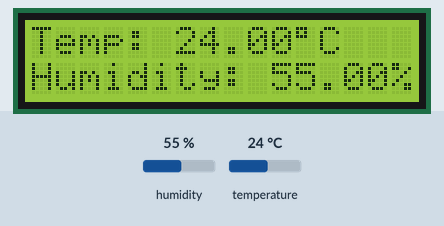
Recording of a sketch running on a simulated Arduino Uno, built with avr-gcc and run on an emulated ATmega328P. Shown: 16×2 character LCD. Inputs (shaded band) come from the test bench; at power-on: humidity 55 %, temperature 24 °C.

Above: at 1.2 s.
1.3 s: humidity set to 22 %
At 3.4 s:
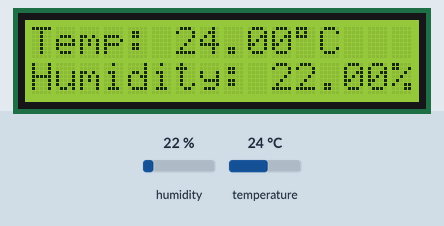
4.1 s: temperature set to 12 °C
At 4.5 s:
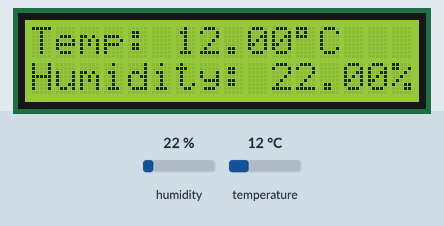
6.9 s: humidity set to 40 %
At 8.9 s:
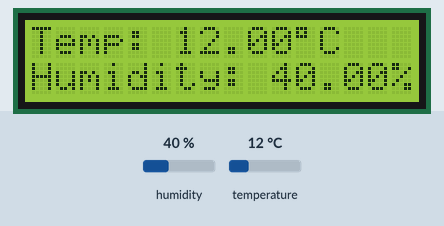
9.8 s: temperature set to 19 °C
At 11.2 s:
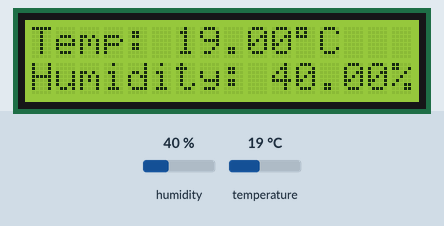
Timing chart, 0 to 12.8 s (numbered marks = the images above; inputs shaded):
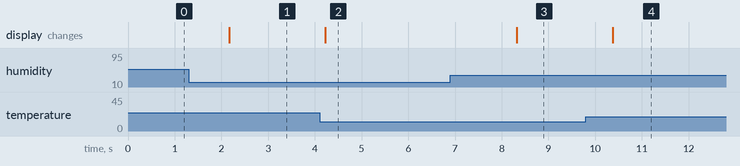

The sketch:

tempAndHumidity.ino
```cpp
#include <dht.h>
#include <Wire.h> // Library for I2C communication
#include <LiquidCrystal_I2C.h> // Library for LCD

LiquidCrystal_I2C lcd = LiquidCrystal_I2C(0x27, 16, 2);

dht DHT;
#define DHT11_PIN 7

void setup() {
  // Initiate the LCD:
  lcd.init();
  lcd.backlight();

}

void loop() {

  int chk = DHT.read11(DHT11_PIN);
  lcd.setCursor(0,0);
  lcd.print("Temp: ");
  lcd.print(DHT.temperature);
  lcd.print((char)223);
  lcd.print("C");
  lcd.setCursor(0,1);
  lcd.print("Humidity: ");
  lcd.print(DHT.humidity);
  lcd.print("%");
  delay(2000);
}
```

Measured:
- after the input at 1.3 s, the display: changes after 0.87 s (image 1)
- after the input at 4.1 s, the display: changes after 0.12 s (image 2)
- after the input at 6.9 s, the display: changes after 1.4 s (image 3)
- after the input at 9.8 s, the display: changes after 0.58 s (image 4)
